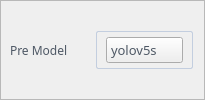
          <widget class="QFrame" name="pre_model">
           <property name="sizePolicy">
            <sizepolicy hsizetype="Minimum" vsizetype="Fixed">
             <horstretch>0</horstretch>
             <verstretch>0</verstretch>
            </sizepolicy>
           </property>
           <property name="font">
            <font>
             <pointsize>10</pointsize>
            </font>
           </property>
           <property name="styleSheet">
            <string notr="true">color: #4E5865;</string>
           </property>
           <property name="frameShape">
            <enum>QFrame::StyledPanel</enum>
           </property>
           <property name="frameShadow">
            <enum>QFrame::Raised</enum>
           </property>
           <layout class="QHBoxLayout" name="horizontalLayout_11">
            <property name="spacing">
             <number>6</number>
            </property>
            <property name="leftMargin">
             <number>9</number>
            </property>
            <property name="topMargin">
             <number>0</number>
            </property>
            <property name="bottomMargin">
             <number>0</number>
            </property>
            <item>
             <widget class="QLabel" name="pre_model_line">
              <property name="minimumSize">
               <size>
                <width>80</width>
                <height>0</height>
               </size>
              </property>
              <property name="maximumSize">
               <size>
                <width>80</width>
                <height>16777215</height>
               </size>
              </property>
              <property name="font">
               <font>
                <family>HarmonyOS Sans SC Light</family>
               </font>
              </property>
              <property name="text">
               <string notr="true">Pre Model</string>
              </property>
             </widget>
            </item>
            <item>
             <widget class="QFrame" name="pre_model_frame">
              <property name="sizePolicy">
               <sizepolicy hsizetype="Expanding" vsizetype="Expanding">
                <horstretch>0</horstretch>
                <verstretch>0</verstretch>
               </sizepolicy>
              </property>
              <property name="minimumSize">
               <size>
                <width>0</width>
                <height>38</height>
               </size>
              </property>
              <property name="maximumSize">
               <size>
                <width>16777215</width>
                <height>38</height>
               </size>
              </property>
              <property name="font">
               <font>
                <pointsize>10</pointsize>
               </font>
              </property>
              <property name="styleSheet">
               <string notr="true">#pre_model_frame {
border:1px solid #C3CEDF;
border-radius: 2px;
} </string>
              </property>
              <property name="frameShape">
               <enum>QFrame::StyledPanel</enum>
              </property>
              <property name="frameShadow">
               <enum>QFrame::Raised</enum>
              </property>
              <layout class="QHBoxLayout" name="horizontalLayout_12">
               <property name="spacing">
                <number>0</number>
               </property>
               <property name="leftMargin">
                <number>9</number>
               </property>
               <property name="topMargin">
                <number>0</number>
               </property>
               <property name="rightMargin">
                <number>9</number>
               </property>
               <property name="bottomMargin">
                <number>0</number>
               </property>
               <item>
                <widget class="QComboBox" name="comboBox">
                 <property name="sizePolicy">
                  <sizepolicy hsizetype="Preferred" vsizetype="Fixed">
                   <horstretch>0</horstretch>
                   <verstretch>0</verstretch>
                  </sizepolicy>
                 </property>
                 <property name="font">
                  <font>
                   <family>HarmonyOS Sans SC Light</family>
                   <pointsize>10</pointsize>
                  </font>
                 </property>
                 <property name="styleSheet">
                  <string notr="true">QComboBox::drop-down {
    subcontrol-origin: padding;
    subcontrol-position: top right;
    width: 15px;
    border:none;
}
QComboBox::down-arrow {
    image: url(:/icon/image/caret-down.png);
}
QComboBox QAbstractItemView::item { min-height: 32px; }
QListView::item:selected{ 
color:#ffffff;
background:#0077ff; 
}
QListView::item:hover{ 
color:#ffffff;
background:#52A3FF; 
}</string>
                 </property>
                 <property name="iconSize">
                  <size>
                   <width>16</width>
                   <height>16</height>
                  </size>
                 </property>
                 <item>
                  <property name="text">
                   <string>yolov5s</string>
                  </property>
                 </item>
                 <item>
                  <property name="text">
                   <string>yolov5n</string>
                  </property>
                 </item>
                 <item>
                  <property name="text">
                   <string>yolov5l</string>
                  </property>
                 </item>
                 <item>
                  <property name="text">
                   <string>yolov5x</string>
                  </property>
                 </item>
                </widget>
               </item>
              </layout>
             </widget>
            </item>
           </layout>
          </widget>
